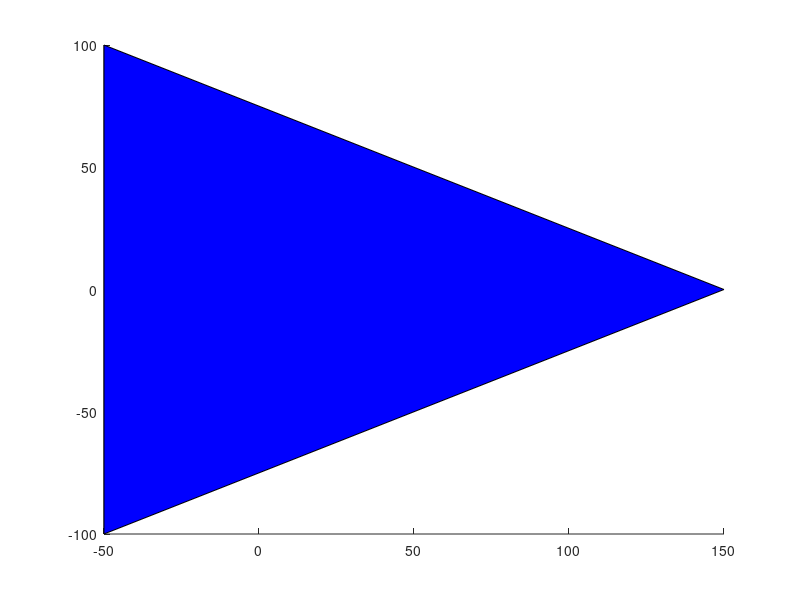

Reproduce this figure in MATLAB. (Note: this script raises an error after producing the figure.)
%close all;
figure
%% Posició del laser del Neato
Robot= [-50 -100 0 1;150 0 0 1;-50 100 0 1]'; % The Robot icon is a triangle
patch(Robot(1,:), Robot(2,:), 'b');

hold on;
%% Obtenció i tria dels punts
punts = llegir();
punts = clean(punts);

%% Cerca de cantonades
% Detecció de cantonades
c = cantonades(punts);
% Només mostrar els punts que formen un petit cluster de la cantonada
c = cluster(c);

%% Mostrar el mapa amb les cantonades marcades
%scatter(0,0,"g");

% Tots els punts
if length(punts) >= 1
    scatter(punts(:,1),punts(:,2),'b');
end
% Punts de les cantonades
if length(c) >= 1
    scatter(c(:,1),c(:,2),'r');
end
axis([-4000 4000 -4000 4000])
hold off;